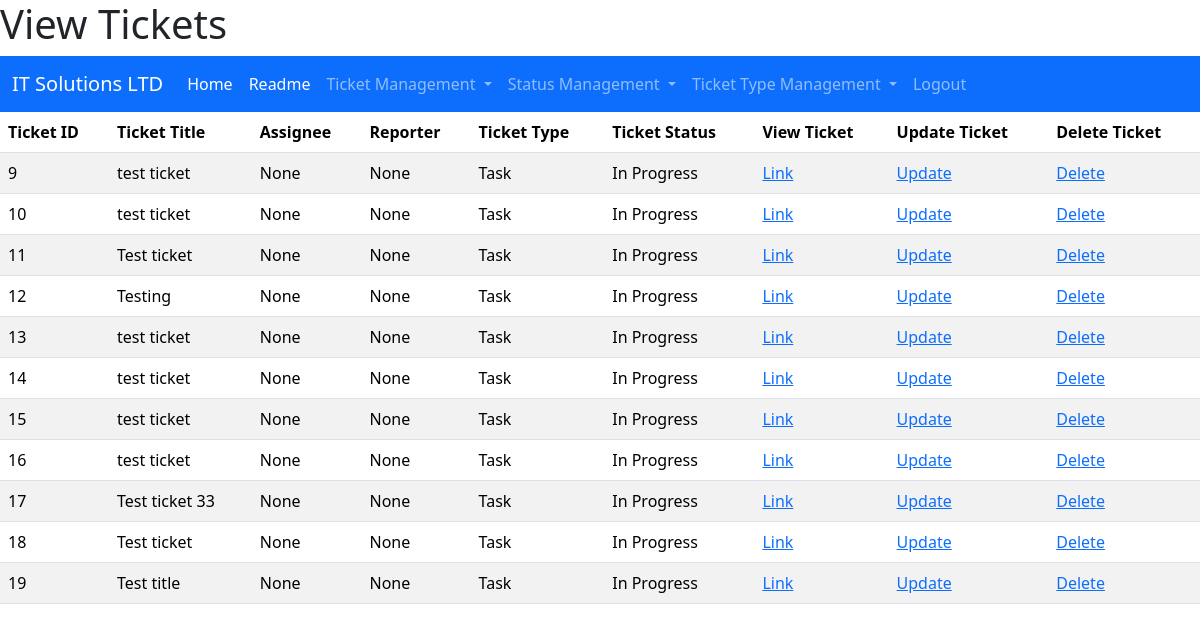
The app's page /view_tickets/ (signed in), older data.
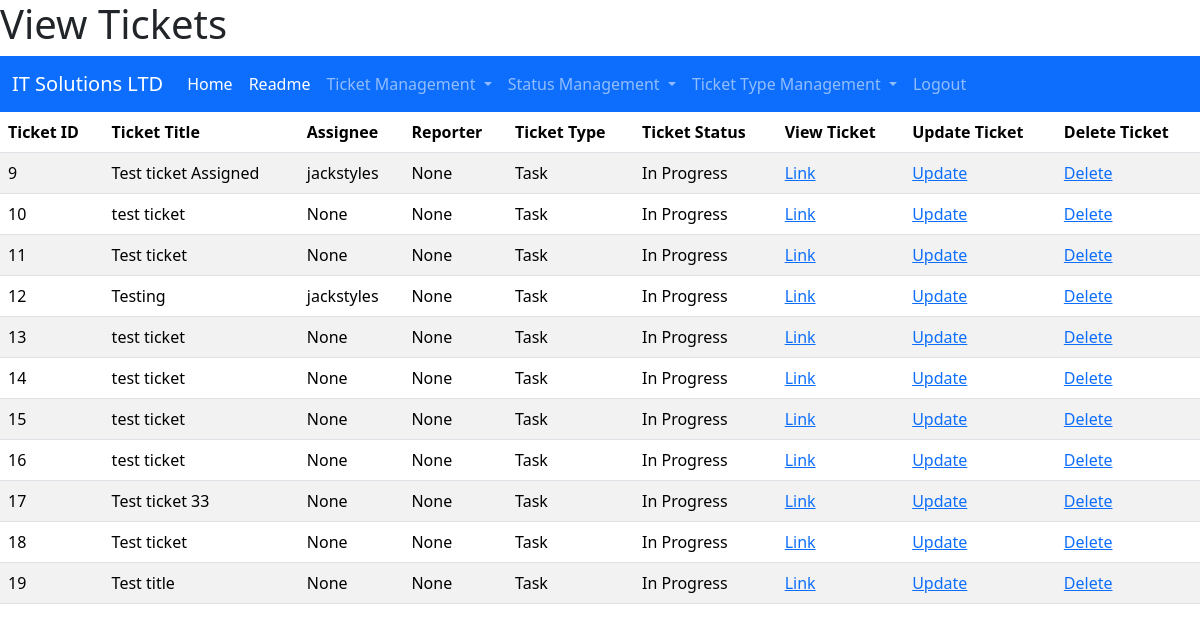
The same page, newer data.
### myapp/models.py (models this page shows)
class Ticket(models.Model):
    ticket_id = models.AutoField(primary_key=True, null=False)
    ticket_title = models.CharField(max_length=100, null=False)
    ticket_info = models.CharField(max_length=2000, blank=True, null=True)
    assignee = models.ForeignKey(User, blank=True, on_delete=models.CASCADE, null=True)
    status = models.ForeignKey(Status, on_delete=models.CASCADE, null=True)
    type = models.ForeignKey(TicketType, on_delete=models.CASCADE, null=True)
    date_reported = models.DateField(null=False)
    date_due = models.DateField(blank=True, null=True)
    reporter_id = models.PositiveIntegerField(null=False, default=0)

class TicketType(models.Model):
    type_name = models.CharField(max_length=20, null=False, primary_key=True)
    type_description = models.CharField(max_length=100, blank=True, null=True)
    reporter_id = models.PositiveIntegerField(null=False, default=0)
    def __str__(self):
        return self.type_name

class Status(models.Model):
    status_name = models.CharField(max_length=20, primary_key=True, null=False)
    status_description = models.CharField(max_length=100, blank=True, null=True)
    reporter_id = models.PositiveIntegerField(null=False, default=0)
    def __str__(self) -> str:
        return self.status_name

### myapp/views.py (the view)
# urls.py: path("view_tickets/", views.ViewTickets, name="View Tickets"),
@login_required(login_url="/login")
def ViewTickets(request):
    items = []
    for ticket in Ticket.objects.all():
        try:
            reporter = User.objects.get(id=ticket.reporter_id).username
        except:
            reporter = "None"
        can_update = can_user_update_ticket(request, ticket)
        items.append({"ticket": ticket, "reporter": reporter, "can_update": can_update})
    return render(request, "myapp/display_tickets.html", {"items": items})

### myapp/views.py (called while the page is built)
def can_user_update_ticket(request, ticket: Ticket) -> bool:
    try:
        return (
            request.user.id == ticket.reporter_id
            or request.user.is_superuser
            or request.user.id == ticket.assignee.id
        )
    except:
        return False

### myapp/templates/myapp/display_tickets.html (shortened to what this page needs)
{% extends "myapp/base.html" %}
{% block title %}
<h1>View Tickets</h1>
{% endblock %}
{% block content %}
    <table class="table table-striped">
        <thead>
            <tr>
                <th>Ticket ID</th>
                <th>Ticket Title</th>
                <th>Assignee</th>
                <th>Reporter</th>
                <th>Ticket Type</th>
                <th>Ticket Status</th>
                <th>View Ticket</th>
                <th>Update Ticket</th>
                {% if user.is_superuser %}
                <th> Delete Ticket</th>
                {% endif %}
            </tr>
        </thead>
        <tbody>
            {% for item in items %}
                <tr scope="row">
                    <td> {{item.ticket.ticket_id}} </td>
                    <td> {{item.ticket.ticket_title}} </td>
                    <td> {{item.ticket.assignee}} </td>
                    <td> {{item.reporter}} </td>
                    <td> {{item.ticket.type}} </td>
                    <td> {{item.ticket.status}} </td>
                    <td> <a href="/view_ticket/{{item.ticket.ticket_id}}"> Link </a> </td>
                    {% if item.can_update %}
                    <td> <a href="/update_ticket/{{item.ticket.ticket_id}}"> Update </a> </td>
                    {% else %}
                    <td>Cannot Update</td>
                    {% endif %}
                    {% if user.is_superuser %}
                    <td> <a href="/delete_ticket/{{item.ticket.ticket_id}}"> Delete </a> </td>
                    {% endif %}
                </tr>
            {% endfor %}
        </tbody>
    </table>
{% endblock %}

Row changes from the older to the newer data that the page shows:
changed Ticket id 9: ticket.ticket_title "test ticket" → "Test ticket Assigned"; ticket.assignee "None" → "jackstyles"
changed Ticket "Testing": ticket.assignee "None" → "jackstyles"
